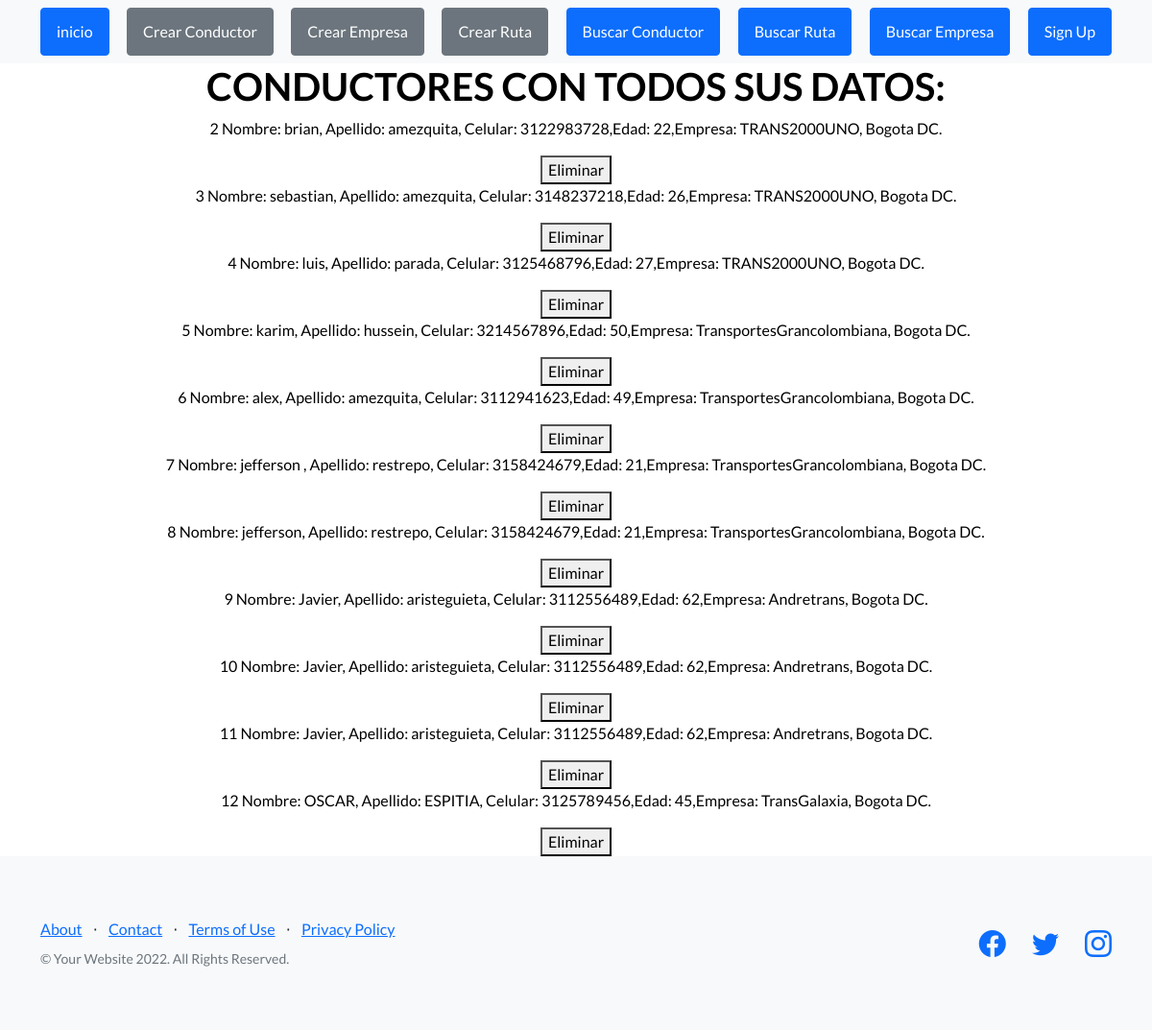
The app's page /mostrar_conductor_html/, older data.
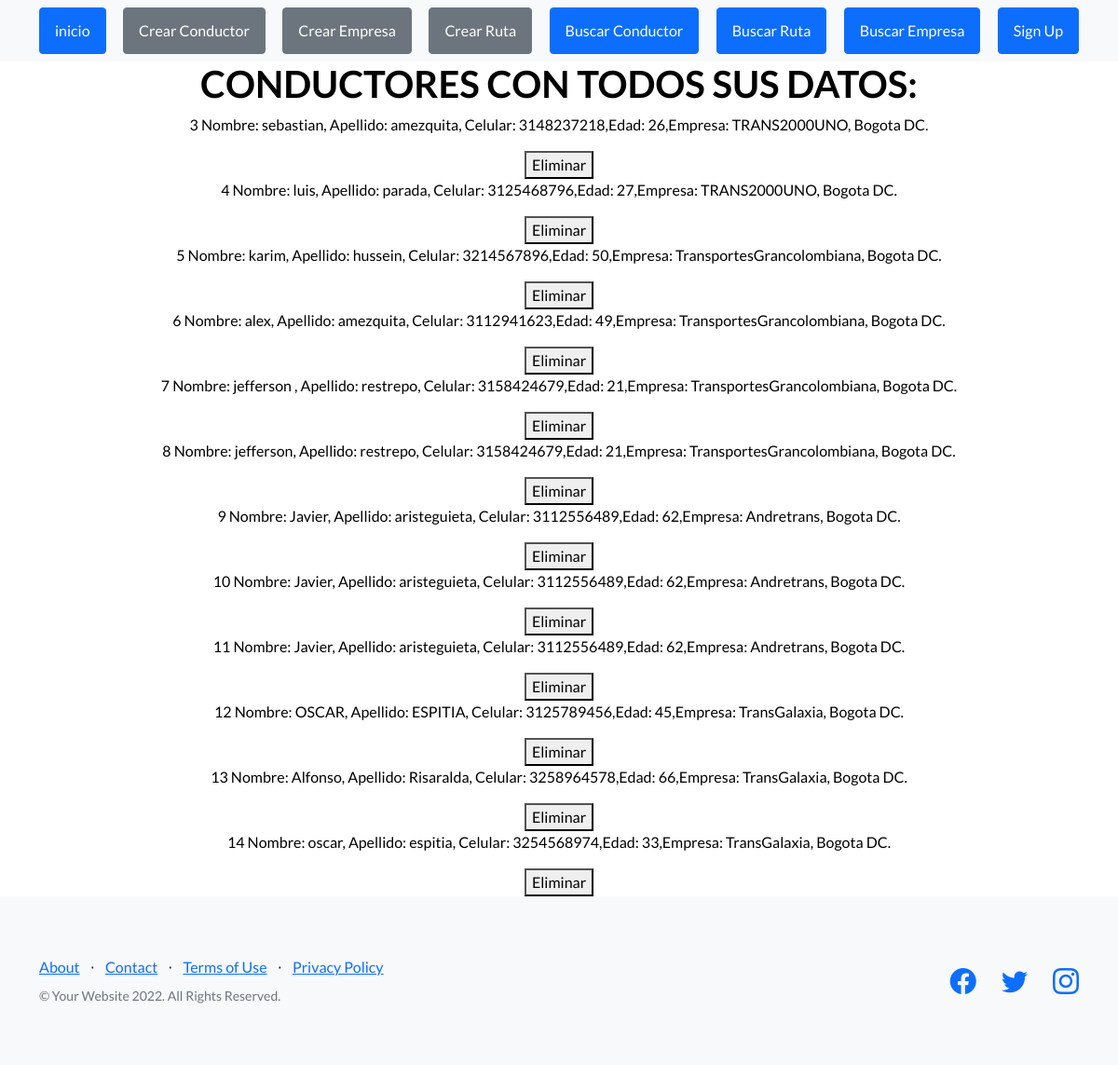
The same page, newer data.
### miapp/models.py (models this page shows)
class conductor(models.Model):
    nombre = models.CharField(max_length=40)
    apellido = models.CharField(max_length=40)
    celular = models.IntegerField()
    edad = models.IntegerField()
    empresa =  models.ForeignKey(empresa, on_delete=models.CASCADE, default=1)
    def __str__(self) :
        return f"Nombre: { self.nombre}, Apellido: {self.apellido}, Celular: {self.celular},Edad: {self.edad},Empresa: {self.empresa}"

class empresa(models.Model):
    nombre = models.CharField(max_length=40)
    def __str__(self) :
        return f" { self.nombre}, Bogota DC."

### miapp/views.py (the view)
# urls.py: path("mostrar_conductor_html/", views.mostrar_conductor_html, name="Mostrar"),
def mostrar_conductor_html(request):
        conductores = conductor.objects.all()
        context = {"conductores": conductores}
        return render(request, "mostrar_conductor.html", context=context)

### miapp/templates/mostrar_conductor.html (shortened to what this page needs)
<!DOCTYPE html>
<html lang="en">
    <head>
        {% load static %}
        <link href="https://cdn.jsdelivr.net/npm/bootstrap-icons@1.5.0/font/bootstrap-icons.css" rel="stylesheet" type="text/css" />
        <link href="{% static "miapp/css/styles.css" %}" rel="stylesheet" />
    </head>
    <body>
        <nav class="navbar navbar-light bg-light static-top">
            <div class="container">
                <a class="btn btn-primary" href="{% url "inicio" %}"> inicio </a>
                <a class="btn btn-secondary" href="{% url "conductor" %}"> Crear Conductor </a>
                <a class="btn btn-secondary" href="{% url "empresa" %}"> Crear Empresa </a>
                <a class="btn btn-secondary" href="{% url "ruta" %}"> Crear Ruta </a>
                <a class="btn btn-primary" href="{% url "buscar_conductor" %}"> Buscar Conductor </a>
                <a class="btn btn-primary" href="{% url "buscar_ruta" %}"> Buscar Ruta </a>
                <a class="btn btn-primary" href="{% url "buscar_empresa" %}"> Buscar Empresa </a>
                <a class="btn btn-primary" href="#signup">Sign Up</a>
            </div>
        </nav>
        <div class="container position-relative">
            <div class="row justify-content-center">
                    <div class="text-center text-black">
                        <h1 class"">
                            CONDUCTORES CON TODOS SUS DATOS:
                        </h1>
                        {% for conductor in conductores %}
                                <p>
                                    {{conductor.id}}
                                    {{conductor}}
                                </p>
                                <button>
                                    <a class="text-black" href="{% url "eliminar_conductor" conductor_id=conductor.id %}"style="text-decoration:none">Eliminar</a>
                                </button>
                        {% endfor %}
                    </div>
                </div>
            </div>
    <footer class="footer bg-light">
        <div class="container">
            <div class="row">
                <div class="col-lg-6 h-100 text-center text-lg-start my-auto">
                    <ul class="list-inline mb-2">
                        <li class="list-inline-item"><a href="#!">About</a></li>
                        <li class="list-inline-item">⋅</li>
                        <li class="list-inline-item"><a href="#!">Contact</a></li>
                        <li class="list-inline-item">⋅</li>
                        <li class="list-inline-item"><a href="#!">Terms of Use</a></li>
                        <li class="list-inline-item">⋅</li>
                        <li class="list-inline-item"><a href="#!">Privacy Policy</a></li>
                    </ul>
                    <p class="text-muted small mb-4 mb-lg-0">&copy; Your Website 2022. All Rights Reserved.</p>
                </div>
                <div class="col-lg-6 h-100 text-center text-lg-end my-auto">
                    <ul class="list-inline mb-0">
                        <li class="list-inline-item me-4">
                            <a href="#!"><i class="bi-facebook fs-3"></i></a>
                        </li>
                        <li class="list-inline-item me-4">
                            <a href="#!"><i class="bi-twitter fs-3"></i></a>
                        </li>
                        <li class="list-inline-item">
                            <a href="#!"><i class="bi-instagram fs-3"></i></a>
                        </li>
                    </ul>
                </div>
            </div>
        </div>
    </footer>
</body>
</html>

Row changes from the older to the newer data that the page shows:
removed conductor: id "2", nombre+apellido+celular "Nombre: brian, Apellido: amezquita, Celular: 3122983728,Edad: 22,Empresa: TRANS2000UNO, Bogota DC."
added conductor: id "13", nombre+apellido+celular "Nombre: Alfonso, Apellido: Risaralda, Celular: 3258964578,Edad: 66,Empresa: TransGalaxia, Bogota DC."
added conductor: id "14", nombre+apellido+celular "Nombre: oscar, Apellido: espitia, Celular: 3254568974,Edad: 33,Empresa: TransGalaxia, Bogota DC."
